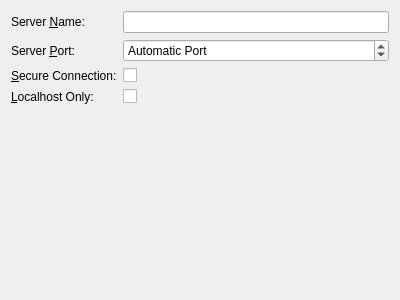
<?xml version="1.0" encoding="UTF-8"?>
<ui version="4.0">
 <class>ServerSetupPage</class>
 <widget class="QWizardPage" name="ServerSetupPage">
  <property name="geometry">
   <rect>
    <x>0</x>
    <y>0</y>
    <width>400</width>
    <height>300</height>
   </rect>
  </property>
  <property name="windowTitle">
   <string>WizardPage</string>
  </property>
  <property name="title">
   <string>Server Setup</string>
  </property>
  <property name="subTitle">
   <string>On this page, you can setup the server for this application.</string>
  </property>
  <layout class="QVBoxLayout" name="verticalLayout">
   <item>
    <layout class="QFormLayout" name="formLayout">
     <item row="0" column="0">
      <widget class="QLabel" name="serverNameLabel">
       <property name="text">
        <string>Server &amp;Name:</string>
       </property>
       <property name="buddy">
        <cstring>serverNameLineEdit</cstring>
       </property>
      </widget>
     </item>
     <item row="0" column="1">
      <widget class="QLineEdit" name="serverNameLineEdit">
       <property name="clearButtonEnabled">
        <bool>true</bool>
       </property>
      </widget>
     </item>
     <item row="1" column="0">
      <widget class="QLabel" name="serverPortLabel">
       <property name="text">
        <string>Server &amp;Port:</string>
       </property>
       <property name="buddy">
        <cstring>serverPortSpinBox</cstring>
       </property>
      </widget>
     </item>
     <item row="1" column="1">
      <widget class="QSpinBox" name="serverPortSpinBox">
       <property name="wrapping">
        <bool>true</bool>
       </property>
       <property name="specialValueText">
        <string>Automatic Port</string>
       </property>
       <property name="accelerated">
        <bool>true</bool>
       </property>
       <property name="showGroupSeparator" stdset="0">
        <bool>true</bool>
       </property>
       <property name="minimum">
        <number>-1</number>
       </property>
       <property name="maximum">
        <number>65535</number>
       </property>
       <property name="value">
        <number>-1</number>
       </property>
      </widget>
     </item>
     <item row="2" column="0">
      <widget class="QLabel" name="secureConnectionLabel">
       <property name="text">
        <string>&amp;Secure Connection:</string>
       </property>
       <property name="buddy">
        <cstring>secureConnectionCheckBox</cstring>
       </property>
      </widget>
     </item>
     <item row="2" column="1">
      <widget class="QCheckBox" name="secureConnectionCheckBox"/>
     </item>
     <item row="3" column="0">
      <widget class="QLabel" name="localhostOnlyLabel">
       <property name="text">
        <string>&amp;Localhost Only:</string>
       </property>
       <property name="buddy">
        <cstring>localhostOnlyCheckBox</cstring>
       </property>
      </widget>
     </item>
     <item row="3" column="1">
      <widget class="QCheckBox" name="localhostOnlyCheckBox"/>
     </item>
    </layout>
   </item>
   <item>
    <spacer name="verticalSpacer">
     <property name="orientation">
      <enum>Qt::Vertical</enum>
     </property>
     <property name="sizeHint" stdset="0">
      <size>
       <width>20</width>
       <height>178</height>
      </size>
     </property>
    </spacer>
   </item>
  </layout>
 </widget>
 <resources/>
 <connections/>
</ui>
